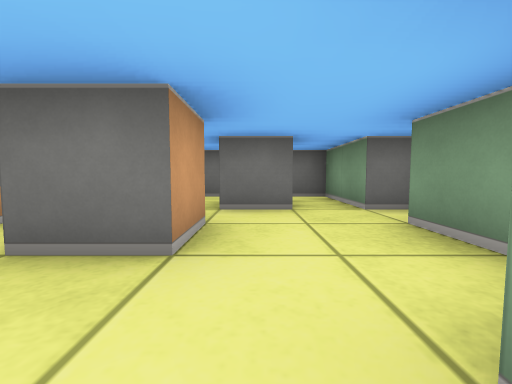
View 1 (above)

16 first-person views from a walk through a cub3D maze. The camera is about half as high as the walls, tilts 4° down and sees 90° across. The floor is counted in squares. Each view is taken from the middle of a square. On the plan, view 1 faces up. The plan holds only what a view shows up to about 9 squares ahead; the rest is blank. The place goes on beyond the plan.

View 2
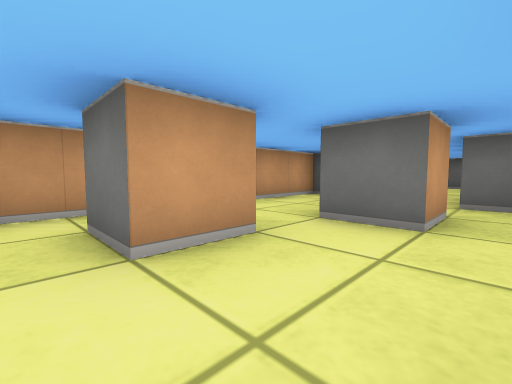

View 3
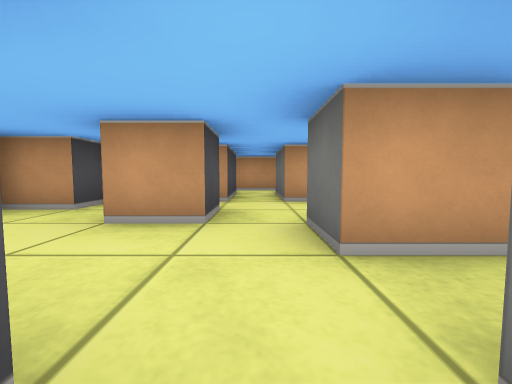

View 4
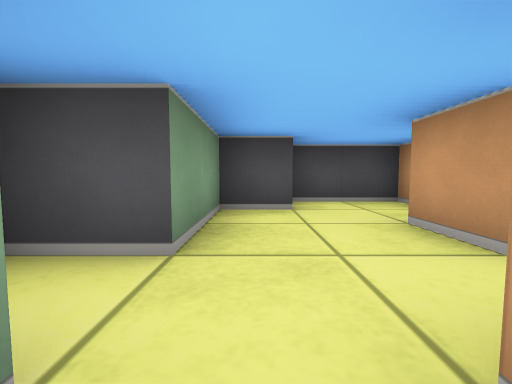

View 5
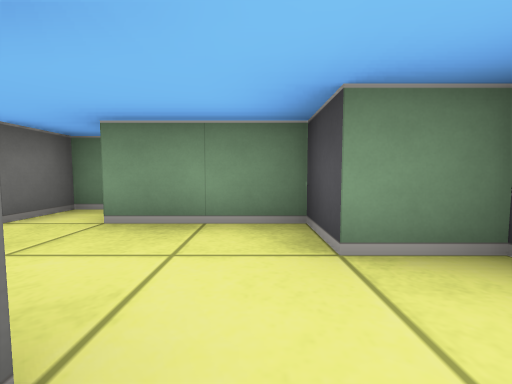

View 6
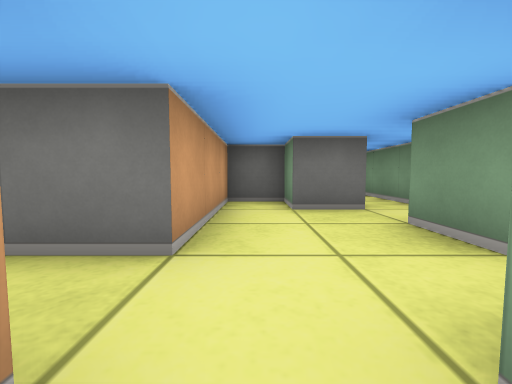

View 7
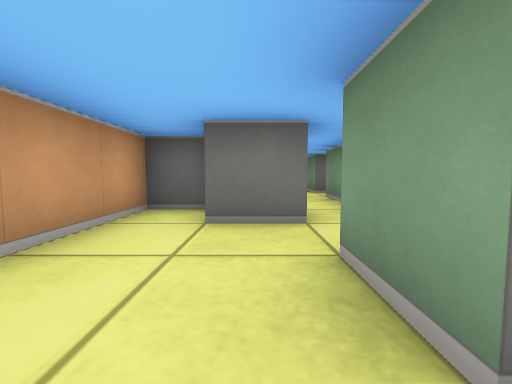

View 8
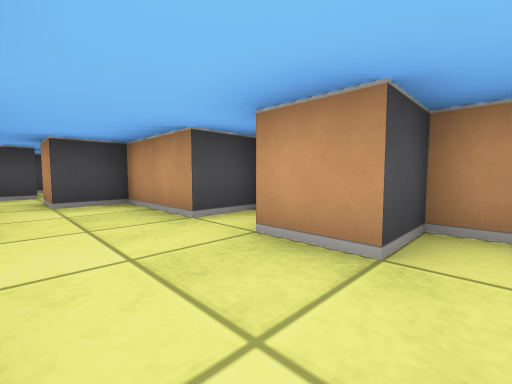

View 9
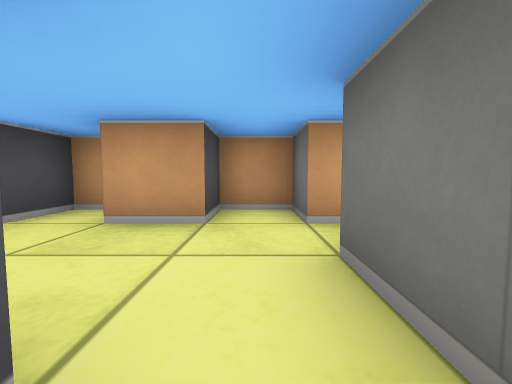

View 10
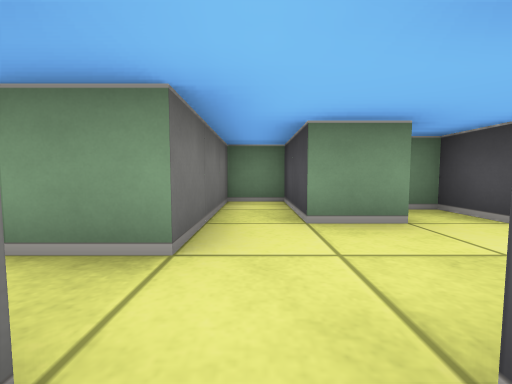

View 11
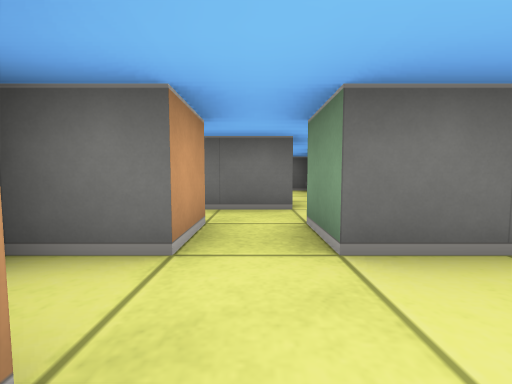

View 12
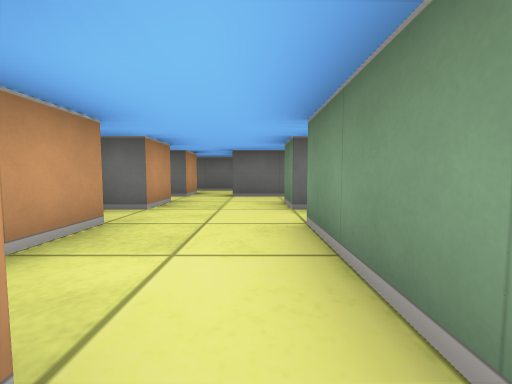

View 13
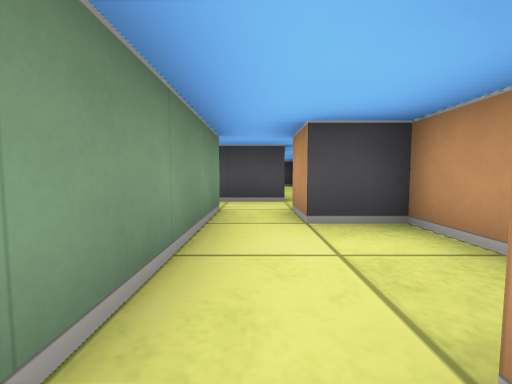

View 14
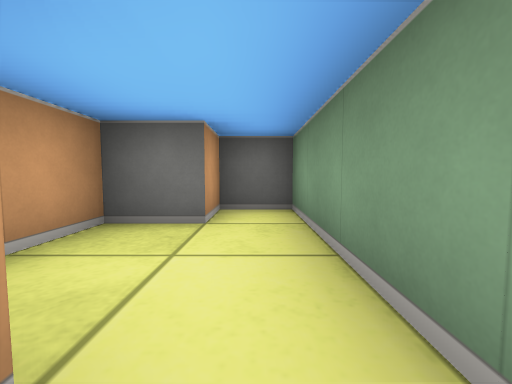

View 15
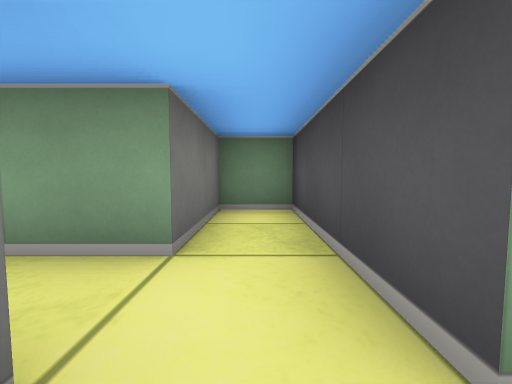

View 16
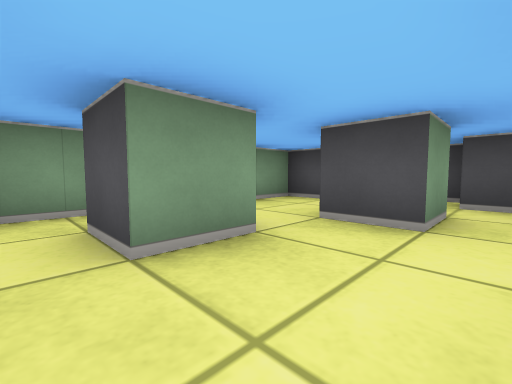

### Floor plan
Points are (right, up) in squares from view 1. A wall is a line through its corners. A room is listed if a view was taken in it or the views show most of it. See-through windows are left out.
Room 1 (views 1, 2, 3, 4, 5, 6, 7, 12, 16)
walls: (-0.5, 2.5) (-0.5, 1.5) (-1.5, 1.5) (-1.5, 2.5) (-0.5, 2.5); (-0.5, 3.5) (-0.5, 4.5) (0.5, 4.5) (0.5, 3.5) (-0.5, 3.5); (2.5, 3) (2.5, 3.5) (1.5, 3.5) (1.5, 5.5) (0.5, 5.5); (-2.5, 2.5) (-2.5, 0.9); (0.5, 6.1) (0.5, 7.5); (-2.2, 0.5) (-1.5, 0.5) (-1.5, -0.5) (0.5, -0.5) (0.5, 0.5) (1.5, 0.5) (1.5, 2.5) (2.5, 2.5); (-0.5, 6.5) (-0.5, 5.5) (-1.5, 5.5) (-1.5, 6.5) (-2.5, 6.5) (-2.5, 3.5); (-1.5, 7.5) (-1.5, 6.5)
ways out: opening at (0, 8) to room 5; opening at (-3.5, 3)
Room 2 (views 8, 9, 10, 11)
walls: (0.5, 9.4) (0.5, 10.5) (2.5, 10.5) (2.5, 11.5) (-0.5, 11.5) (-0.5, 12.5); (-1.5, 12.5) (-1.5, 11.5) (-2.5, 11.5) (-2.5, 10.5) (-1.5, 10.5) (-1.5, 9.5)
ways out: opening at (-1, 12) to room 4; opening at (-0.5, 10) to room 5
Room 3 (view 13)
walls: (0.5, 14.5) (0.5, 17.5) (-0.5, 17.5) (-0.5, 16.5) (-1.5, 16.5) (-1.5, 14.5) (-0.5, 14.5)
ways out: opening at (0, 15) to room 4
Room 4 (views 14, 15)
walls: (-0.5, 12.5) (2.5, 12.5) (2.5, 13.5) (0.5, 13.5) (0.5, 14.5); (-0.5, 14.5) (-0.5, 13.5) (-1.8, 13.5)
ways out: opening at (-1, 12) to room 2; opening at (0, 15) to room 3
Room 5 (no view inside)
walls: (-1.5, 9.5) (-2.1, 9.5); (-2.5, 9) (-2.5, 8.5) (-1.5, 8.5) (-1.5, 7.5); (0.5, 7.5) (0.5, 8.5) (1.5, 8.5) (1.5, 9); (-1.5, 6.5) (-0.5, 6.5)
ways out: opening at (0, 8) to room 1; opening at (-0.5, 10) to room 2

Where each view was taken, in squares from view 1:
view 1: 0 up, 0 right, facing up
view 2: 1 up, 1 right, facing up-left
view 3: 3 up, 2 right, facing left
view 4: 4 up, 1 right, facing down
view 5: 1 up, 1 left, facing right
view 6: 2 up, 2 left, facing up
view 7: 3 up, 1 left, facing up
view 8: 11 up, 0 right, facing down-left
view 9: 11 up, 1 right, facing left
view 10: 11 up, 2 left, facing right
view 11: 10 up, 1 left, facing up
view 12: 6 up, 0 right, facing up
view 13: 17 up, 0 right, facing down
view 14: 14 up, 0 right, facing up
view 15: 13 up, 1 left, facing right
view 16: 5 up, 2 left, facing down-right
